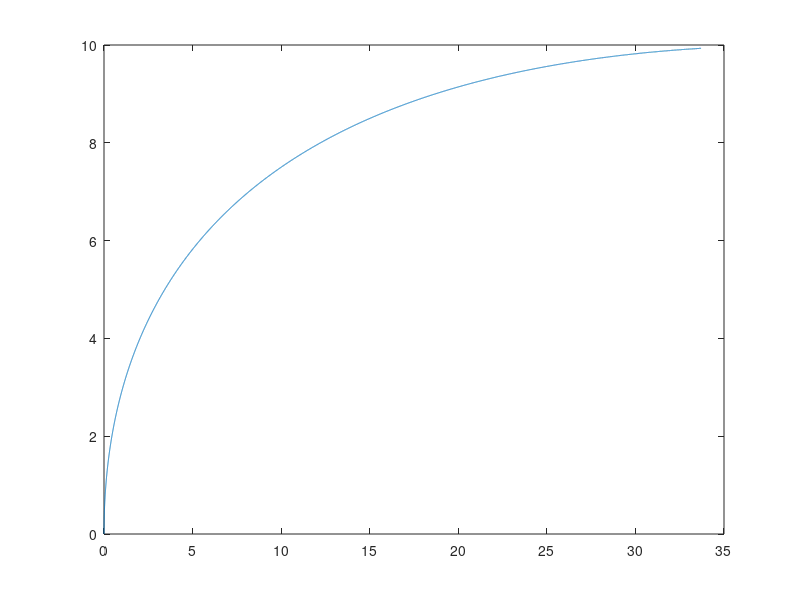

This chart was generated by the following MATLAB code:
clear

omega = 0.1;
mu = 0.5;
xp = 0.025;
xr = 0.05;

timeStep = 0.01;
duration = 100;
timePoints = 0:timeStep:duration;

xprot(1) = 0;
xmrna(2) = 0;
for(i = 2:(duration/timeStep) + 1)
    dxprotdt(i - 1) = omega * xmrna(i - 1) - xp * (xprot(i - 1)); 
    dxmRNAdt(i - 1) = mu - xr * xmrna(i - 1);
    xprot(i) = xprot(i - 1) + (dxprotdt(i - 1) * timeStep);
    xmrna(i) = xmrna(i - 1) + (dxmRNAdt(i - 1) * timeStep);
end


plot(xprot,xmrna);
% plot(timePoints, xprot, "DisplayName", "Protein Concentrations");
% hold on
% plot(timePoints, xmrna, "DisplayName", "mRNA Concentrations");

%legend
%hold off